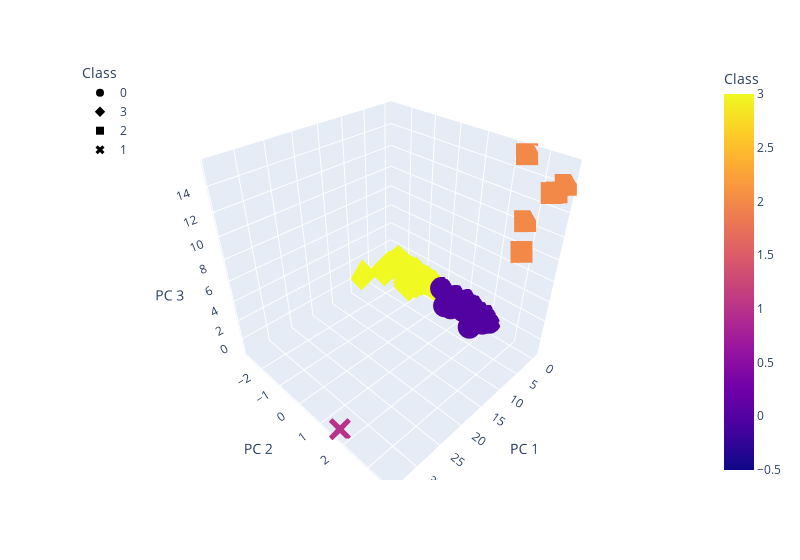

This figure's notebook cell:
### Markdown cell above
### Deliverable 4: Visualizing Cryptocurrencies Results

#### 3D-Scatter with Clusters

### Code cell
# Creating a 3D-Scatter with the PCA data and the clusters

fig = px.scatter_3d(
    clustered_df,
    x="CoinName",
    y="TotalCoinsMined",
    z="TotalCoinSupply",
    color="Class",
    symbol="Class",
    size="TotalCoinsMined",
    width=800)
fig.update_layout(legend=dict(x=0,y=1))
fig.show()

### Figure 1 — Plotly figure (JSON) as saved in the notebook; plotly's stock layout.template omitted (floating-point values rounded to 4 significant figures; data arrays with more than 128 entries replaced by an {"elided": "..."} marker saying what was removed)
{"data": [{"customdata": {"elided": "287x1 str values"}, "hovertemplate": "<b>%{hovertext}</b><br><br>Class=%{marker.color}<br>PC 1=%{x}<br>PC 2=%{y}<br>PC 3=%{z}<br>Algorithm=%{customdata[0]}<extra></extra>", "hovertext": {"elided": "287 str values"}, "legendgroup": "0", "marker": {"color": {"elided": "287 int values"}, "coloraxis": "coloraxis", "symbol": "circle"}, "mode": "markers", "name": "0", "scene": "scene", "showlegend": true, "type": "scatter3d", "x": {"elided": "287 float values"}, "y": {"elided": "287 float values"}, "z": {"elided": "287 float values"}}, {"customdata": {"elided": "238x1 str values"}, "hovertemplate": "<b>%{hovertext}</b><br><br>Class=%{marker.color}<br>PC 1=%{x}<br>PC 2=%{y}<br>PC 3=%{z}<br>Algorithm=%{customdata[0]}<extra></extra>", "hovertext": {"elided": "238 str values"}, "legendgroup": "3", "marker": {"color": {"elided": "238 int values"}, "coloraxis": "coloraxis", "symbol": "diamond"}, "mode": "markers", "name": "3", "scene": "scene", "showlegend": true, "type": "scatter3d", "x": {"elided": "238 float values"}, "y": {"elided": "238 float values"}, "z": {"elided": "238 float values"}}, {"customdata": [["VeChainThor Authority"], ["Proof-of-BibleHash"], ["SHA-256 + Hive"], ["Proof-of-Authority"], ["ECC 256K1"], ["Leased POS"]], "hovertemplate": "<b>%{hovertext}</b><br><br>Class=%{marker.color}<br>PC 1=%{x}<br>PC 2=%{y}<br>PC 3=%{z}<br>Algorithm=%{customdata[0]}<extra></extra>", "hovertext": ["Vechain", "BiblePay", "LitecoinCash", "Poa Network", "Acute Angle Cloud", "Waves"], "legendgroup": "2", "marker": {"color": [2, 2, 2, 2, 2, 2], "coloraxis": "coloraxis", "symbol": "square"}, "mode": "markers", "name": "2", "scene": "scene", "showlegend": true, "type": "scatter3d", "x": [4.353, -0.2048, -0.3254, -0.4063, -0.3168, -0.4481], "y": [3.241, 3.366, 2.724, 3.477, 2.439, 3.683], "z": [9.293, 13.29, 10.37, 13.4, 15.42, 14.15]}, {"customdata": [["TRC10"]], "hovertemplate": "<b>%{hovertext}</b><br><br>Class=%{marker.color}<br>PC 1=%{x}<br>PC 2=%{y}<br>PC 3=%{z}<br>Algorithm=%{customdata[0]}<extra></extra>", "hovertext": ["BitTorrent"], "legendgroup": "1", "marker": {"color": [1], "coloraxis": "coloraxis", "symbol": "x"}, "mode": "markers", "name": "1", "scene": "scene", "showlegend": true, "type": "scatter3d", "x": [34.07], "y": [1.663], "z": [-1.231]}], "layout": {"coloraxis": {"colorbar": {"title": {"text": "Class"}}, "colorscale": [[0, "#0d0887"], [0.1111, "#46039f"], [0.2222, "#7201a8"], [0.3333, "#9c179e"], [0.4444, "#bd3786"], [0.5556, "#d8576b"], [0.6667, "#ed7953"], [0.7778, "#fb9f3a"], [0.8889, "#fdca26"], [1, "#f0f921"]]}, "legend": {"title": {"text": "Class"}, "tracegroupgap": 0, "x": 0, "y": 1}, "margin": {"t": 60}, "scene": {"domain": {"x": [0, 1], "y": [0, 1]}, "xaxis": {"title": {"text": "PC 1"}}, "yaxis": {"title": {"text": "PC 2"}}, "zaxis": {"title": {"text": "PC 3"}}}, "width": 800}}
